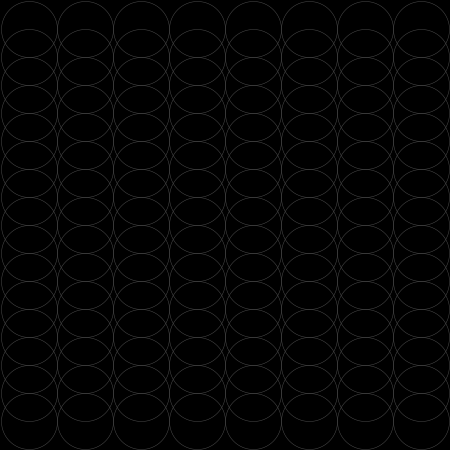
Frame 1 (no input)
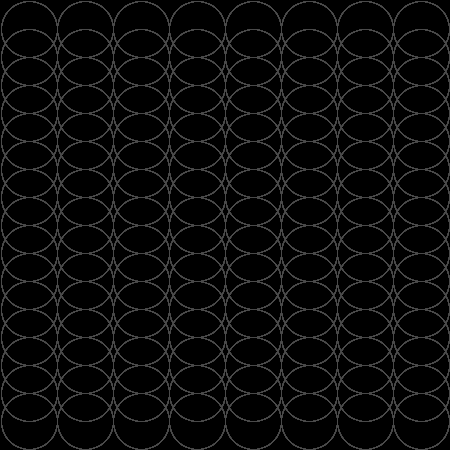
Frame 60 (the mouse pressed at the canvas centre just before this capture)
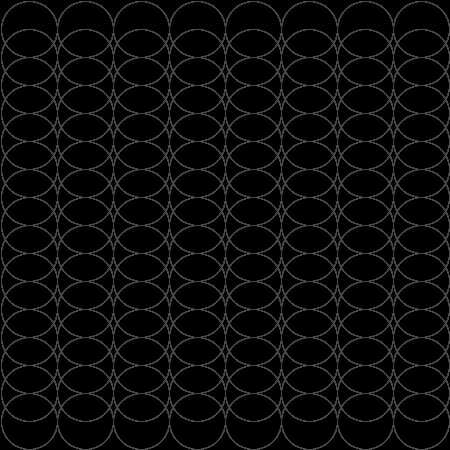
Frame 120 (the mouse held since frame 60 and released just before this capture)

The Processing sketch that drew these frames (run headless with seeded random() and noise(); from frame 60 on, the mouse is pressed at the canvas centre):

// Processing sketch: processing_28929
// ── processing_28929.pde

//global variables, can be used anywhere
int xPos = 225;
int yPos = 225;



//setup the stage
void setup() {
  int stageWidth = width;
  int stageHeight = height;
  size(450, 450);
  background(0, 0, 0);
  smooth();
  stroke(75, 75, 75);
  strokeWeight(.5);
  noFill();
}

void draw() {
  // variable to set width and height
  int d = 56;
  // c stands for column, for loop
  for (int c = 0; c < 8; c++) {
    // next loop is inside the first, r stands for row
    for (int r = 0; r < 15; r++) {
      drawTile(56 * c, 28 * r, d);
    }
  }
}

void drawTile(int xPos, int yPos, int d) {
  ellipse(xPos + 29, yPos + 29, d, d);

}
